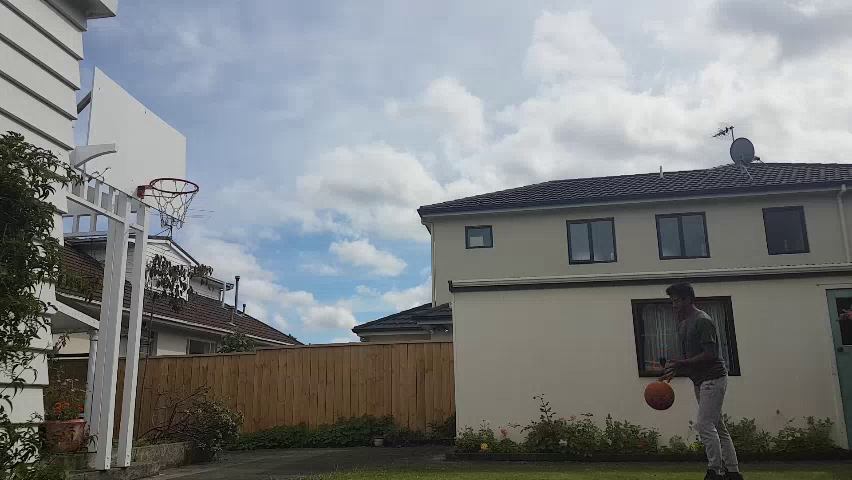
#> input picture frame 18 of FreeThrow.mp4, 852 x 480 px
$ python FrameDifferencing.py
#> lines starting #> are read from the running program, lines starting #| are printed output that depends on the picture
import cv2
import numpy


def frame_differencing():
    cap = cv2.VideoCapture("./FreeThrow.mp4")
    ok, frame = cap.read()
#> frame is the input picture: shape (480, 852, 3); mean B, G, R 128.3, 127.3, 124
    ok, frame2 = cap.read()
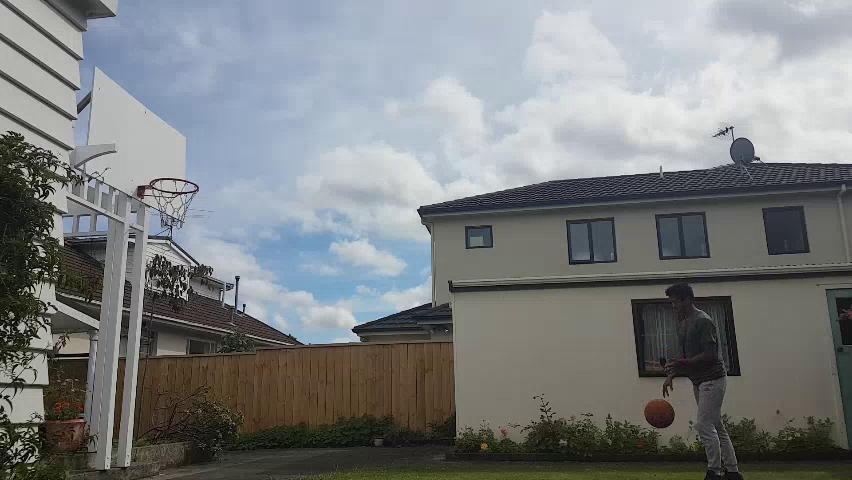
#> input picture frame 19 of FreeThrow.mp4, 852 x 480 px
#> frame2 is the input picture: shape (480, 852, 3); mean B, G, R 128.3, 127.2, 124
    diff = frame - frame2
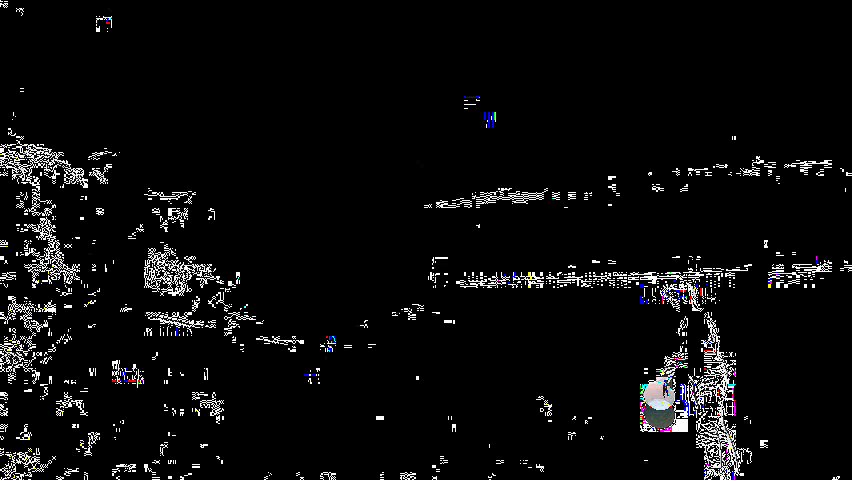
#> diff: shape (480, 852, 3); mean B, G, R 11.7, 11.4, 11.5
    cv2.imshow("Diff", diff)
    cv2.waitKey(0)
    cv2.destroyAllWindows()


if __name__ == "__main__":
    frame_differencing()

$ run again, starting later in the video
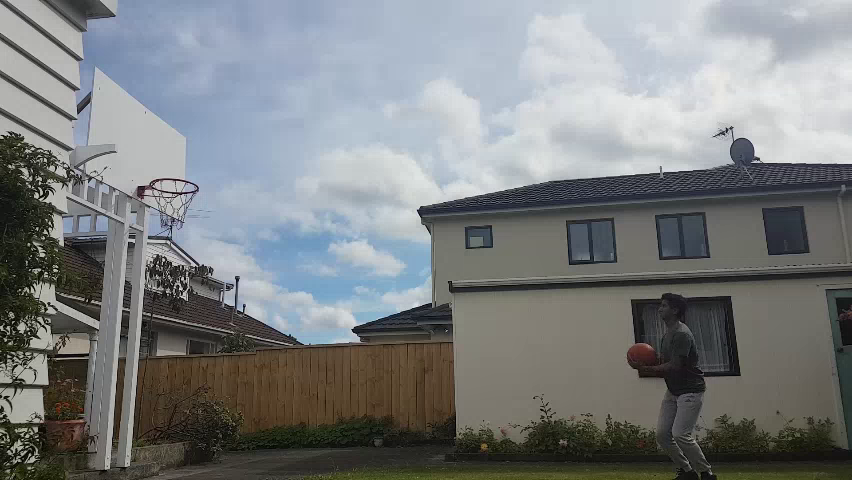
#> input picture frame 81 of FreeThrow.mp4, 852 x 480 px
#> in frame_differencing, frame is the input picture: shape (480, 852, 3); mean B, G, R 128.7, 127.5, 124.3
#> in frame_differencing, `diff = frame - frame2`:
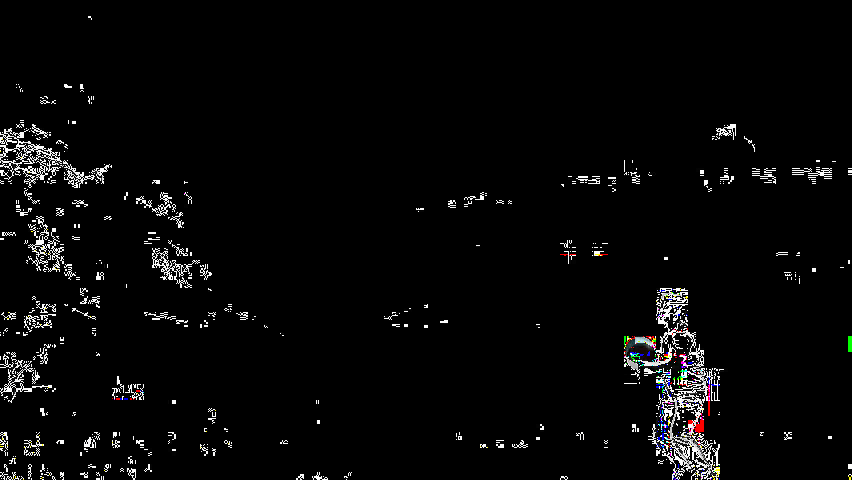
#> diff: shape (480, 852, 3); mean B, G, R 7.7, 7.7, 7.8

$ run again, starting later in the video
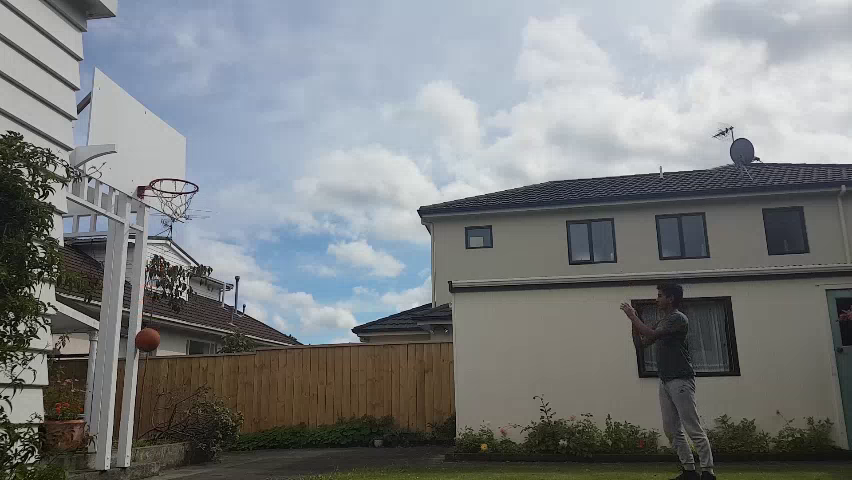
#> input picture frame 145 of FreeThrow.mp4, 852 x 480 px
#> in frame_differencing, frame is the input picture: shape (480, 852, 3); mean B, G, R 128.5, 127.2, 124
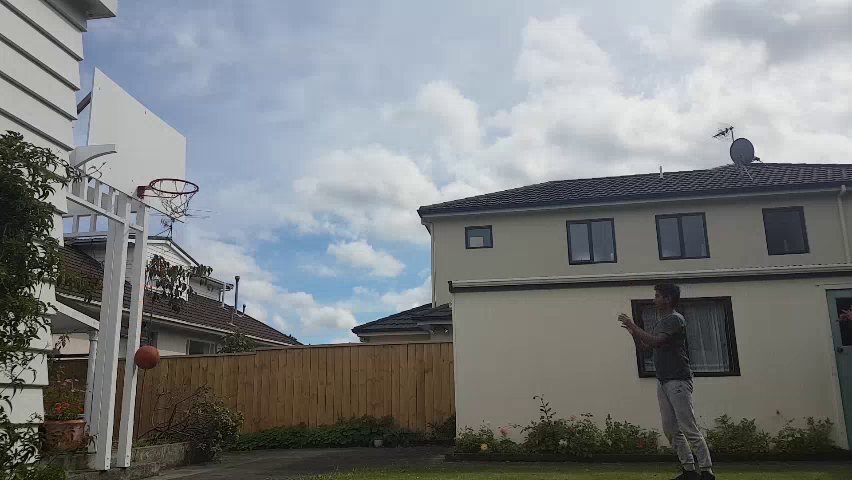
#> input picture frame 146 of FreeThrow.mp4, 852 x 480 px
#> in frame_differencing, frame2 is the input picture: shape (480, 852, 3); mean B, G, R 128.5, 127.2, 124
#> in frame_differencing, `diff = frame - frame2`:
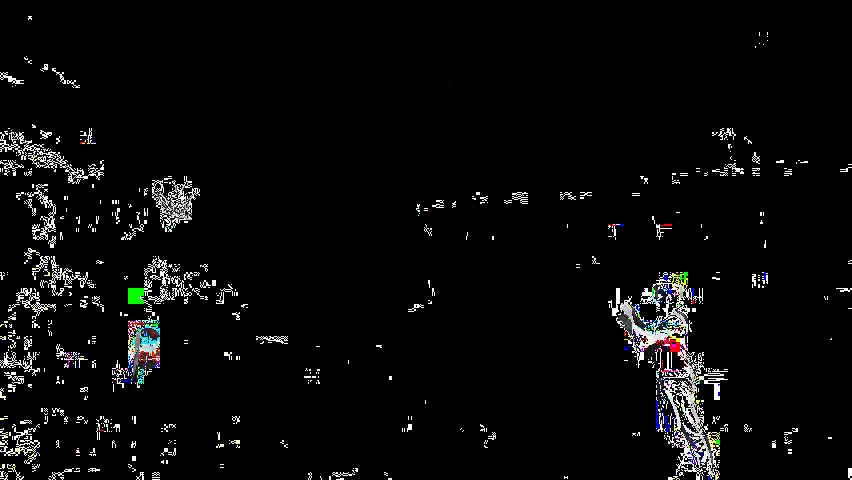
#> diff: shape (480, 852, 3); mean B, G, R 9.8, 9.9, 9.8
